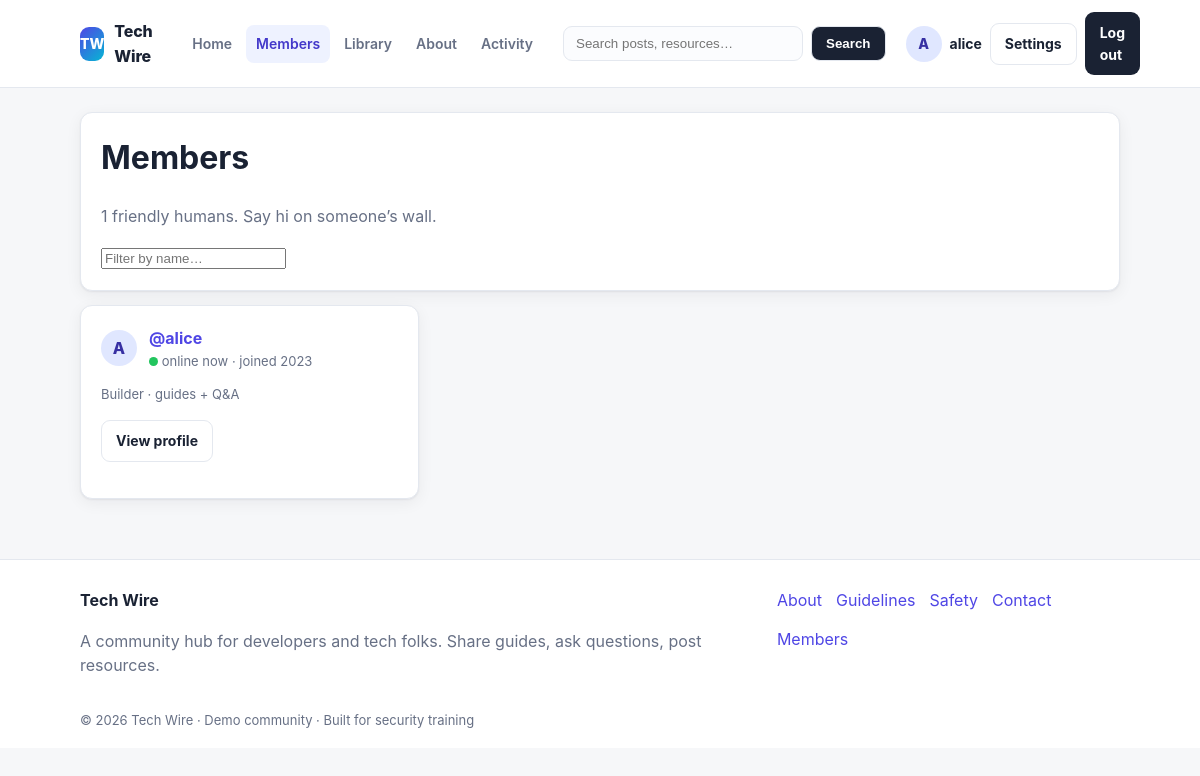
Before: /members.php (signed in) with the older database file.
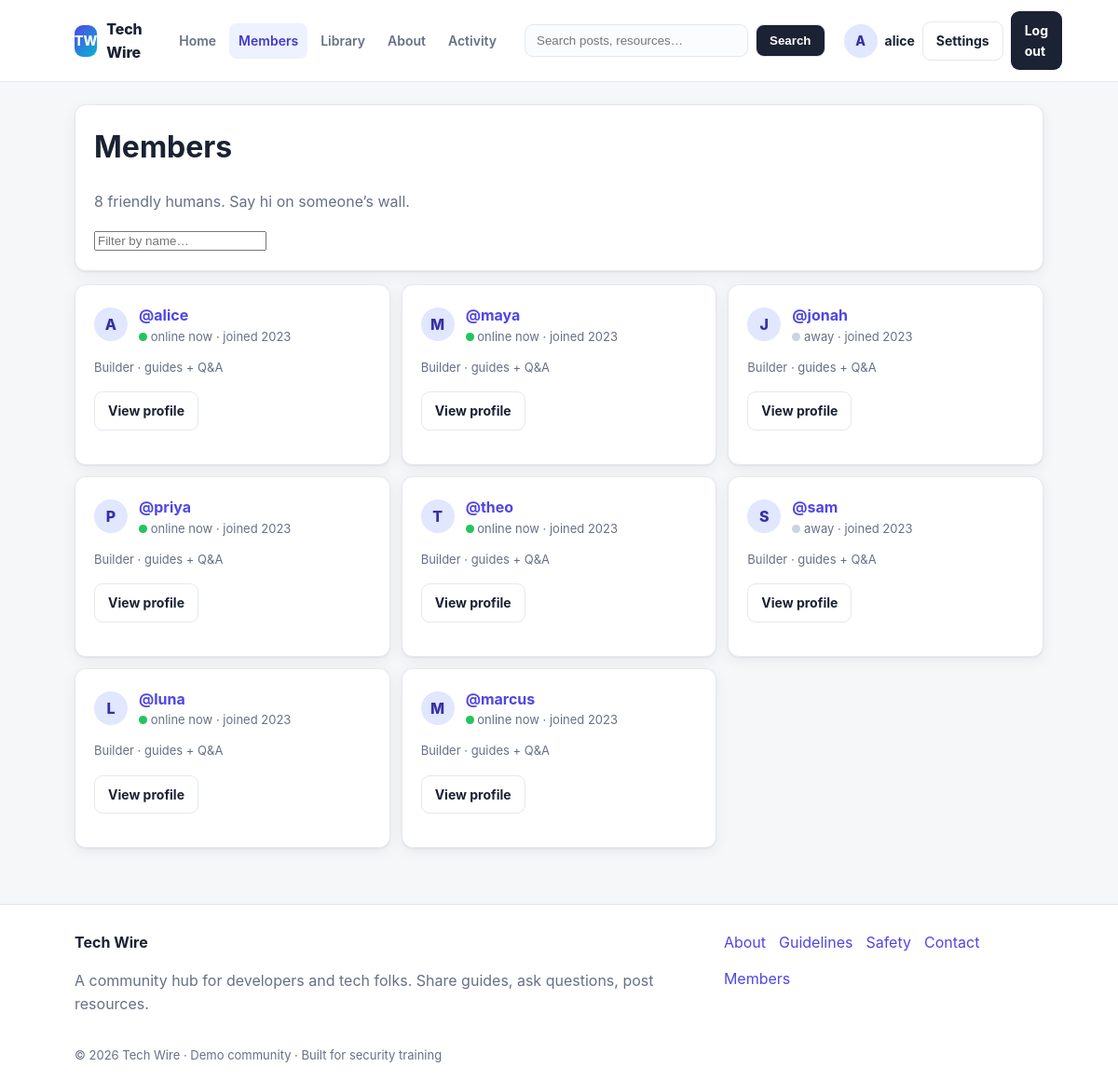
After: the same page with the newer database file.
### tables this page shows
CREATE TABLE IF NOT EXISTS users (
  id INT AUTO_INCREMENT PRIMARY KEY,
  username VARCHAR(64) NOT NULL UNIQUE,
  password VARCHAR(255) NOT NULL
);

### includes/auth.php (called while the page is built, shortened)
<?php
function is_logged_in() {
    return isset($_SESSION['user_id']);
}
function current_user() {
    return isset($_SESSION['username']) ? $_SESSION['username'] : null;
}
?>

### members.php (the view, shortened to what this page needs)
<?php
require_once 'includes/auth.php';
require_once 'includes/layout.php';
$members = array();
$res = mysql_query("SELECT * FROM users ORDER BY id ASC");
if ($res) {
    while ($row = mysql_fetch_assoc($res)) { $members[] = $row; }
}
render_header('Members', 'members');
?>
<div class="card">
  <h1 style="margin-top:0">Members</h1>
  <p class="muted"><?php echo count($members); ?> friendly humans. Say hi on someone’s wall.</p>
  <input type="search" id="member-filter" placeholder="Filter by name…" style="max-width:320px">
</div>
<div class="member-grid" id="member-grid" style="margin-top:14px">
  <?php foreach ($members as $i => $m): ?>
  <div class="card member-card member-item">
    <div class="member-top">
      <span class="avatar"><?php echo htmlspecialchars(strtoupper(substr((string) $m['username'], 0, 1)), ENT_QUOTES); ?></span>
      <div>
        <strong><a href="profile.php?user=<?php echo urlencode((string) $m['username']); ?>">@<?php echo htmlspecialchars($m['username'], ENT_QUOTES); ?></a></strong>
        <div class="muted small"><span class="dot <?php echo ($i % 3 === 2) ? 'off' : ''; ?>"></span> <?php echo ($i % 3 === 2) ? 'away' : 'online now'; ?> · joined 2023</div>
      </div>
    </div>
    <p class="muted small member-name">Builder · guides + Q&amp;A</p>
    <p><a class="btn btn-ghost" href="profile.php?user=<?php echo urlencode((string) $m['username']); ?>">View profile</a></p>
  </div>
  <?php endforeach; ?>
</div>
<?php render_footer(); ?>

### includes/layout.php (shortened to what this page needs)
<?php
require_once __DIR__ . '/auth.php';
function tw_initial($name) {
    $name = (string) $name;
    return $name !== '' ? strtoupper(substr($name, 0, 1)) : '?';
}
function render_header($title = 'Tech Wire', $active = '') {
    $logged_in = function_exists('is_logged_in') ? is_logged_in() : false;
    $user = $logged_in && function_exists('current_user') ? current_user() : null;
    $q = isset($_GET['q']) ? (string) $_GET['q'] : '';
    ?>
<!DOCTYPE html>
<html lang="en">
<head>
<link rel="stylesheet" href="assets/css/style.css">
</head>
<body>
<header class="site-header">
  <div class="container header-inner">
    <a class="brand" href="index.php">
      <span class="brand-mark">TW</span>
      <span class="brand-name">Tech Wire</span>
    </a>
    <nav class="main-nav">
      <a href="index.php" class="<?php echo $active === 'home' ? 'active' : ''; ?>">Home</a>
      <a href="members.php" class="<?php echo $active === 'members' ? 'active' : ''; ?>">Members</a>
      <a href="upload.php" class="<?php echo $active === 'library' ? 'active' : ''; ?>">Library</a>
      <a href="about.php" class="<?php echo $active === 'about' ? 'active' : ''; ?>">About</a>
      <?php if ($logged_in): ?>
      <a href="notifications.php" class="<?php echo $active === 'activity' ? 'active' : ''; ?>">Activity</a>
      <?php endif; ?>
    </nav>
    <form class="header-search" method="GET" action="search.php" role="search">
      <input type="search" name="q" placeholder="Search posts, resources…" value="<?php echo htmlspecialchars($q, ENT_QUOTES); ?>">
      <button type="submit">Search</button>
    </form>
    <div class="header-actions">
      <?php if ($logged_in): ?>
        <a class="avatar-chip" href="profile.php" title="Your profile">
          <span class="avatar"><?php echo htmlspecialchars(tw_initial($user), ENT_QUOTES); ?></span>
          <span class="username"><?php echo htmlspecialchars($user, ENT_QUOTES); ?></span>
        </a>
        <a class="btn btn-ghost" href="settings.php">Settings</a>
        <a class="btn btn-secondary" href="logout.php">Log out</a>
      <?php else: ?>
        <a class="btn btn-ghost" href="login.php">Log in</a>
        <a class="btn btn-primary" href="register.php">Join</a>
      <?php endif; ?>
    </div>
  </div>
</header>
<main class="container page">
    <?php
}
function render_footer() {
    ?>
</main>
<footer class="site-footer">
  <div class="container footer-inner">
    <div>
      <strong>Tech Wire</strong>
      <p class="muted">A community hub for developers and tech folks. Share guides, ask questions, post resources.</p>
    </div>
    <nav class="footer-nav">
      <a href="about.php">About</a>
      <a href="about.php#guidelines">Guidelines</a>
      <a href="about.php#safety">Safety</a>
      <a href="about.php#contact">Contact</a>
      <a href="members.php">Members</a>
    </nav>
  </div>
  <div class="container footer-base muted">© <?php echo date('Y'); ?> Tech Wire · Demo community · Built for security training</div>
</footer>
</body>
</html>
    <?php
}

### assets/css/style.css (style rules this page uses)
:root { --bg: #f6f7f9; --surface: #ffffff; --ink: #1a2233; --muted: #677085; --line: #e4e8ef; --brand: #4f46e5; --brand-dark: #4338ca; --accent: #06b6d4; --danger: #dc2626; --success: #059669; --radius: 12px; --shadow: 0 1px 2px rgba(16,24,40,.06), 0 4px 16px rgba(16,24,40,.06); }
* { box-sizing: border-box; }
body { margin: 0; background: var(--bg); color: var(--ink); font-family: -apple-system, BlinkMacSystemFont, "Segoe UI", Roboto, Inter, Helvetica, Arial, sans-serif; line-height: 1.55; }
a { color: var(--brand); text-decoration: none; }
.container { max-width: 1080px; margin: 0 auto; padding: 0 20px; }
.site-header { background: var(--surface); border-bottom: 1px solid var(--line); position: sticky; top: 0; z-index: 20; }
.header-inner { display: flex; align-items: center; gap: 20px; padding-top: 12px; padding-bottom: 12px; }
.brand { display: flex; align-items: center; gap: 10px; color: var(--ink); }
.brand-mark { width: 34px; height: 34px; border-radius: 9px; display: inline-flex; align-items: center; justify-content: center; background: linear-gradient(135deg, var(--brand), var(--accent)); color: #fff; font-weight: 800; font-size: 14px; }
.brand-name { font-weight: 800; letter-spacing: -.01em; }
.main-nav { display: flex; gap: 4px; }
.main-nav a { padding: 8px 10px; border-radius: 8px; color: var(--muted); font-weight: 600; font-size: 14px; }
.main-nav a.active { background: #eef2ff; color: var(--brand-dark); }
.header-search { margin-left: auto; display: flex; gap: 8px; }
.header-search input[type=search] { width: 240px; max-width: 32vw; padding: 9px 12px; border: 1px solid var(--line); border-radius: 9px; background: #fbfcfe; }
.header-search button { padding: 9px 14px; border-radius: 9px; border: 1px solid var(--line); background: var(--ink); color: #fff; cursor: pointer; font-weight: 700; }
.header-actions { display: flex; align-items: center; gap: 8px; }
.btn { display: inline-block; padding: 9px 14px; border-radius: 9px; font-weight: 700; font-size: 14px; border: 1px solid transparent; cursor: pointer; }
.btn-secondary { background: var(--ink); color: #fff; }
.btn-ghost { background: transparent; border-color: var(--line); color: var(--ink); }
.card { background: var(--surface); border: 1px solid var(--line); border-radius: var(--radius); box-shadow: var(--shadow); padding: 20px; }
.page { padding-top: 24px; padding-bottom: 48px; }
.muted { color: var(--muted); }
.small { font-size: 13px; }
.avatar { width: 36px; height: 36px; border-radius: 50%; display: inline-flex; align-items: center; justify-content: center; background: #e0e7ff; color: #3730a3; font-weight: 800; flex: none; }
.avatar-chip { display: flex; align-items: center; gap: 8px; color: var(--ink); font-weight: 700; font-size: 14px; }
.member-grid { display: grid; grid-template-columns: repeat(3, 1fr); gap: 12px; }
.member-card { text-align: left; }
.member-top { display: flex; gap: 12px; align-items: center; }
.dot { width: 9px; height: 9px; border-radius: 50%; background: #22c55e; display: inline-block; }
.dot.off { background: #cbd5e1; }
.site-footer { border-top: 1px solid var(--line); background: var(--surface); padding: 28px 0 18px; margin-top: 12px; }
.footer-inner { display: flex; justify-content: space-between; gap: 24px; }
.footer-nav { display: flex; gap: 14px; flex-wrap: wrap; align-content: flex-start; }
.footer-base { margin-top: 16px; font-size: 13px; }

Changed rows visible on the page:
added users: username "M", username "maya", shows "online now"
added users: username "J", username "jonah", shows "away"
added users: username "P", username "priya", shows "online now"
added users: username "T", username "theo", shows "online now"
added users: username "S", username "sam", shows "away"
added users: username "L", username "luna", shows "online now"
added users: username "M", username "marcus", shows "online now"
Other visible differences:
count($members): "1" → "8"
